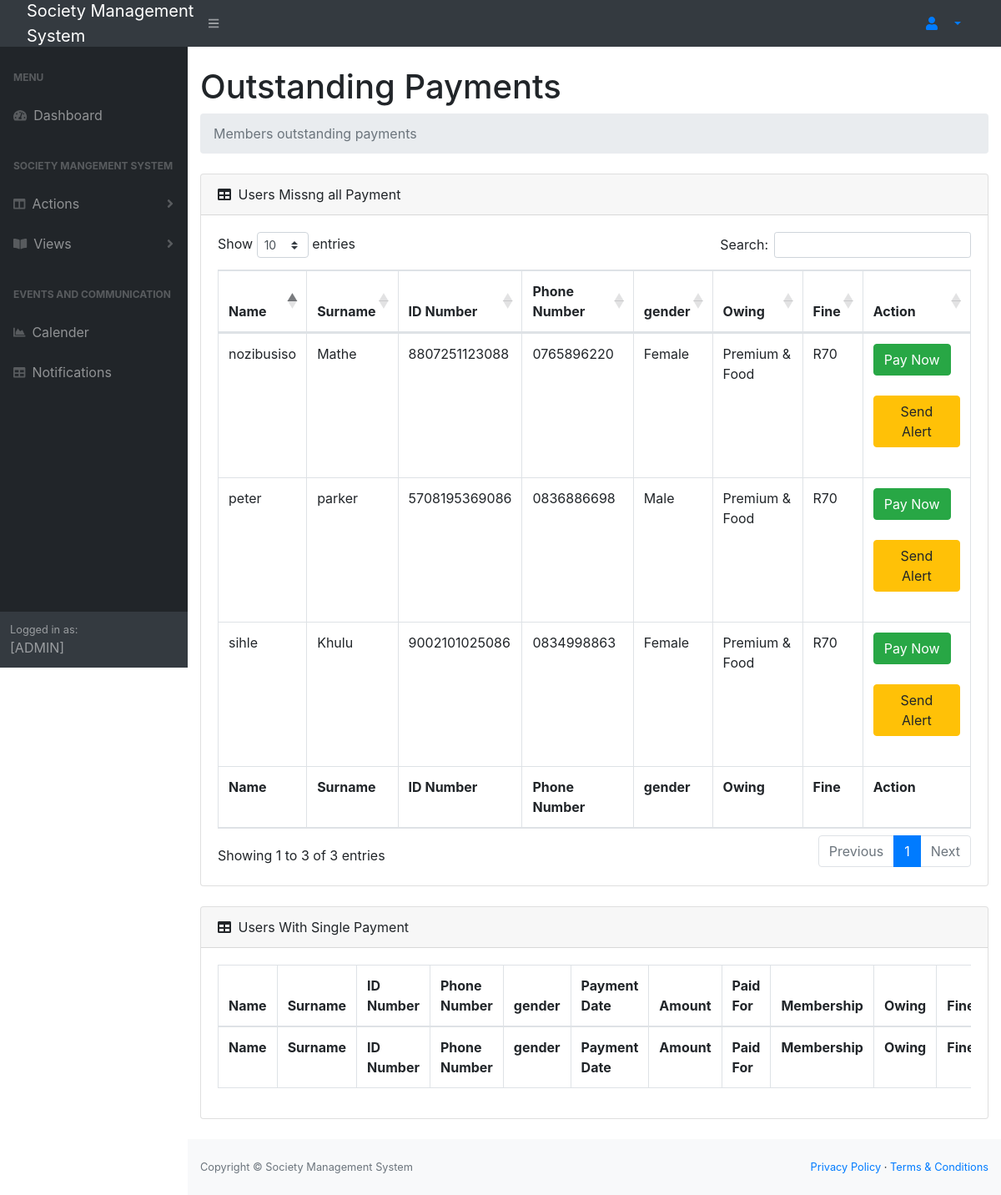
Screenshot of /outstanding.php with the database file from the repository.
### tables this page shows
CREATE TABLE `member` (
  `memberId` int(10) NOT NULL,
  `name` varchar(25) NOT NULL,
  `surname` varchar(25) NOT NULL,
  `id` varchar(15) NOT NULL,
  `cell_no` varchar(12) NOT NULL,
  `status` varchar(15) NOT NULL,
  `start_date` varchar(10) NOT NULL,
  `gender` varchar(10) NOT NULL,
  `user_id` int(10) NOT NULL
);

### outstanding.php (the view, shortened to what this page needs)
<?php
include("connection.php");
$name = $_SESSION['name'];
?>
<!DOCTYPE html>
<html lang="en">
    <head>
        <link href="css/styles.css" rel="stylesheet" />
        <link href="https://cdn.datatables.net/1.10.20/css/dataTables.bootstrap4.min.css" rel="stylesheet" />
        <link rel="stylesheet" href="//stackpath.bootstrapcdn.com/bootstrap/4.3.1/css/bootstrap.min.css" crossorigin=anonymous>
    </head>
    <body class="sb-nav-fixed">
        <nav class="sb-topnav navbar navbar-expand navbar-dark bg-dark">
            <a class="navbar-brand" href="#">Society Management<br/> System</a>
            <button class="btn btn-link btn-sm order-1 order-lg-0" id="sidebarToggle" href="#!"><i class="fas fa-bars"></i></button>
            <li class="nav-item dropdown no-arrow-none d-md-inline-block  ml-auto mr-0 mr-md-3 my-2 my-md-0">
              <a class="nav-link dropdown-toggle" href="#" id="userDropdown" role="button" data-toggle="dropdown" aria-haspopup="true" aria-expanded="false">
              <i class="fas fa-user fa-fw green-text"></i>
              </a>
            </li>
        </nav>
        <div id="layoutSidenav">
            <div id="layoutSidenav_nav">
                <nav class="sb-sidenav accordion sb-sidenav-dark" id="sidenavAccordion">
                    <div class="sb-sidenav-menu">
                        <div class="nav">
                            <div class="sb-sidenav-menu-heading">Menu</div>
                            <a class="nav-link" href="admin.php">
                                <div class="sb-nav-link-icon"><i class="fas fa-tachometer-alt"></i></div>
                                Dashboard
                            </a>
                            <div class="sb-sidenav-menu-heading">Society Mangement System</div>
                             <a class="nav-link collapsed" href="#" data-toggle="collapse" data-target="#collapseLayouts" aria-expanded="false" aria-controls="collapseLayouts">
                                <div class="sb-nav-link-icon"><i class="fas fa-columns"></i></div>
                                 Actions
                                <div class="sb-sidenav-collapse-arrow"><i class="fas fa-angle-down"></i></div>
                             </a>
                             <a class="nav-link collapsed" href="#" data-toggle="collapse" data-target="#collapsePages" aria-expanded="false" aria-controls="collapsePages">
                                <div class="sb-nav-link-icon"><i class="fas fa-book-open"></i></div>
                                Views
                                <div class="sb-sidenav-collapse-arrow"><i class="fas fa-angle-down"></i></div>
                             </a>
                            <div class="sb-sidenav-menu-heading">Events and Communication</div>
                            <a class="nav-link" href="events.php">
                                <div class="sb-nav-link-icon"><i class="fas fa-chart-area"></i></div>
                                Calender
                            </a>
                            <a class="nav-link" href="notification.php">
                                <div class="sb-nav-link-icon"><i class="fas fa-table"></i></div>
                                Notifications
                            </a>
                        </div>
                    </div>
                    <div class="sb-sidenav-footer">
                        <div class="small">Logged in as:</div>
                        <?php echo $name. " [ADMIN]"; ?>
                    </div>
                </nav>
            </div>
            <div id="layoutSidenav_content">
                <main>
                    <div class="container-fluid">
                        <h1 class="mt-4">Outstanding Payments</h1>
                        <ol class="breadcrumb mb-4">
                            <li class="breadcrumb-item active">Members outstanding payments</li>
                        </ol>
                        <div class="card mb-4">
                            <div class="card-header">
                                <i class="fas fa-table mr-1"></i>
                                Users Missng all Payment
                            </div>
                            <div class="card-body">
                                <div class="table-responsive">
                                    <table class="table table-bordered" id="dataTable" width="100%" cellspacing="0">
                                        <thead>
                                            <tr>
                                            <th>Name</th>
                                                <th>Surname</th>
                                                <th>ID Number</th>
                                                <th>Phone Number</th>
                                                <th>gender</th>
                                                <th>Owing</th>
                                                <th>Fine</th>
                                                <th>Action</th>
                                            </tr>
                                        </thead>
                                        <tfoot>
                                            <tr>
                                                <th>Name</th>
                                                <th>Surname</th>
                                                <th>ID Number</th>
                                                <th>Phone Number</th>
                                                <th>gender</th>
                                                <th>Owing</th>
                                                <th>Fine</th>
                                                <th>Action</th>
                                            </tr>
                                        </tfoot>
                                        <tbody>
                                             <?php
                                               $payQuery = "SELECT m.memberId,m.name,m.surname,m.id,m.cell_no,m.gender,m.start_date,p.payment_date
                                                            FROM member m
                                                            LEFT JOIN payment p
                                                                ON m.memberId = p.member_id
                                                            WHERE p.payment_date IS NULL
                                                            AND m.status = 'member'
                                                            AND MONTH(m.start_date) <> MONTH(CURRENT_DATE)
                                                            AND YEAR(m.start_date) <= YEAR(CURRENT_DATE) ";
                                               $payment = mysqli_query($con,$payQuery);
                                               while($data = mysqli_fetch_array($payment))
                                               {
                                                  $memberId = $data['memberId'];
                                                   $name = $data['name'];
                                                   $surname = $data['surname'];
                                                   $id = $data['id'];
                                                   $cell = $data['cell_no'];
                                                   $gender = $data['gender'];
                                                   $owing = "Premium & Food";
                                                   $fine = "R70";
                                               ?>
                                               <tr>
                                                    <td> <?php echo $name;  ?>  </td>
                                                    <td> <?php echo $surname;  ?> </td>
                                                    <td> <?php echo $id;  ?> </td>
                                                    <td> <?php echo $cell;  ?> </td>
                                                    <td> <?php echo $gender;  ?> </td>
                                                    <td> <?php echo $owing;  ?> </td>
                                                    <td> <?php echo $fine;  ?> </td>
                                                    <div class="text-center">
                                                   <td>  <a href="" class="btn btn-success btn-rounded mb-4" data-toggle="modal" data-target="#modalLoginForm2">Pay Now</a>
                                                   <a href="alert.php?id=<?php echo $memberId;  ?>&owing=both" class="btn btn-warning btn-rounded mb-4" >Send  Alert</a>
                                                  </td>
                                                </div>
                                                </tr>
                                               <?php
                                               }
                                              ?>
                                        </tbody>
                                    </table>
                                </div>
                            </div>
                        </div>
                        <div class="card mb-4">
                            <div class="card-header">
                                <i class="fas fa-table mr-1"></i>
                                Users With Single Payment
                            </div>
                            <div class="card-body">
                                <div class="table-responsive">
                                    <table class="table table-bordered" id="dataTable" width="100%" cellspacing="0">
                                        <thead>
                                            <tr>
                                            <th>Name</th>
                                                <th>Surname</th>
                                                <th>ID Number</th>
                                                <th>Phone Number</th>
                                                <th>gender</th>
                                                <th>Payment Date</th>
                                                <th>Amount</th>
                                                <th>Paid For</th>
                                                <th>Membership</th>
                                                <th>Owing</th>
                                                <th>Fine</th>
                                            </tr>
                                        </thead>
                                        <tfoot>
                                            <tr>
                                                <th>Name</th>
                                                <th>Surname</th>
                                                <th>ID Number</th>
                                                <th>Phone Number</th>
                                                <th>gender</th>
                                                <th>Payment Date</th>
                                                <th>Amount</th>
                                                <th>Paid For</th>
                                                <th>Membership</th>
                                                <th>Owing</th>
                                                <th>Fine</th>
                                            </tr>
                                        </tfoot>
                                    </table>
                                </div>
                            </div>
                        </div>
                    </div>
                </main>
                <footer class="py-4 bg-light mt-auto">
                    <div class="container-fluid">
                        <div class="d-flex align-items-center justify-content-between small">
                           <div class="text-muted">Copyright &copy; Society Management System</div>
                            <div>
                                <a href="#">Privacy Policy</a>
                                &middot;
                                <a href="#">Terms &amp; Conditions</a>
                            </div>
                        </div>
                    </div>
                </footer>
            </div>
        </div>
    </body>
</html>

### rows the page displays
member: name "sihle", surname "Khulu", id "9002101025086", cell_no "0834998863", gender "Female", owing "Premium & Food", fine "R70"
member: name "nozibusiso", surname "Mathe", id "8807251123088", cell_no "0765896220", gender "Female", owing "Premium & Food", fine "R70"
member: name "peter", surname "parker", id "5708195369086", cell_no "0836886698", gender "Male", owing "Premium & Food", fine "R70"
